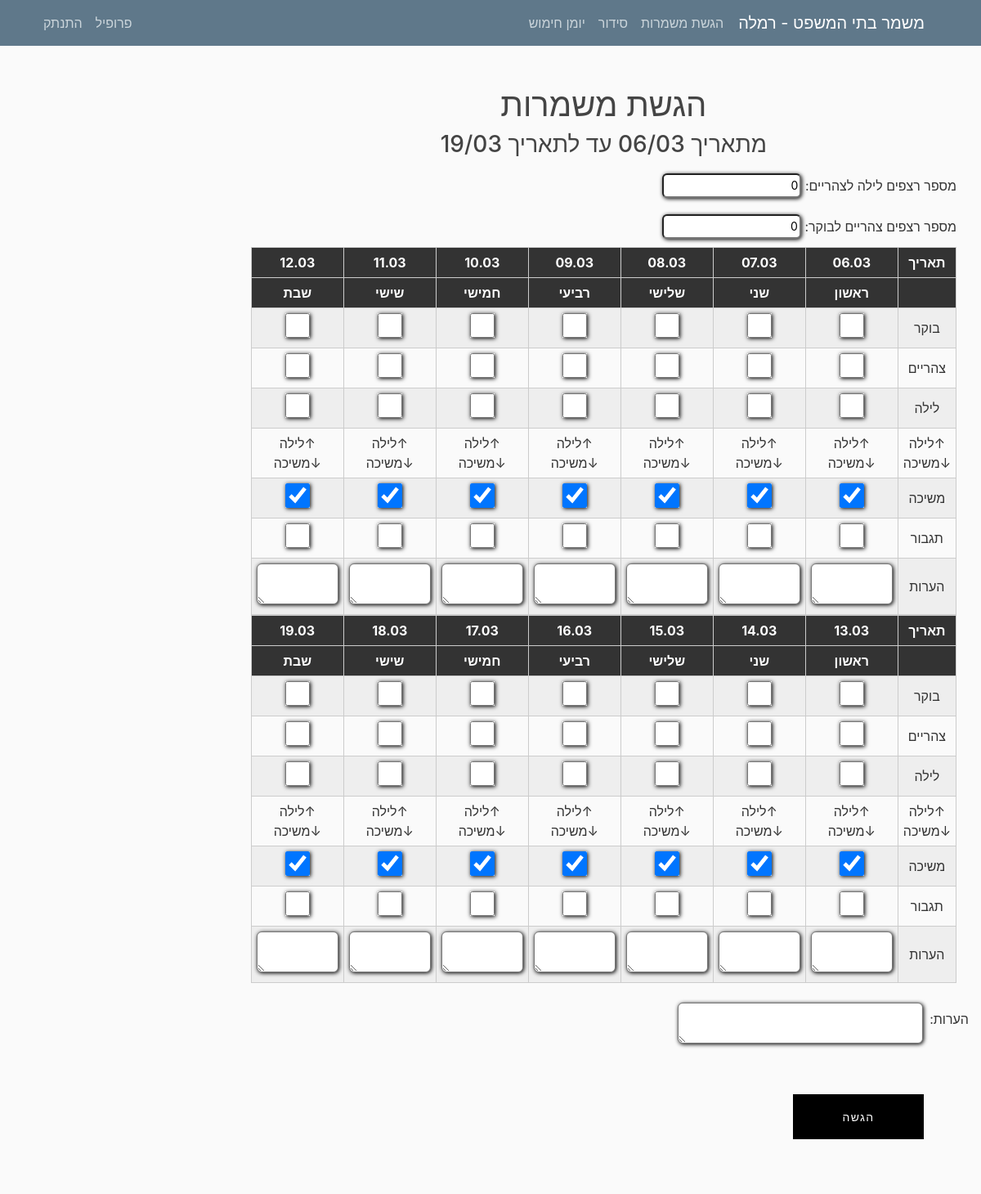
/serve/ (signed in), run on an earlier commit of the app's database.
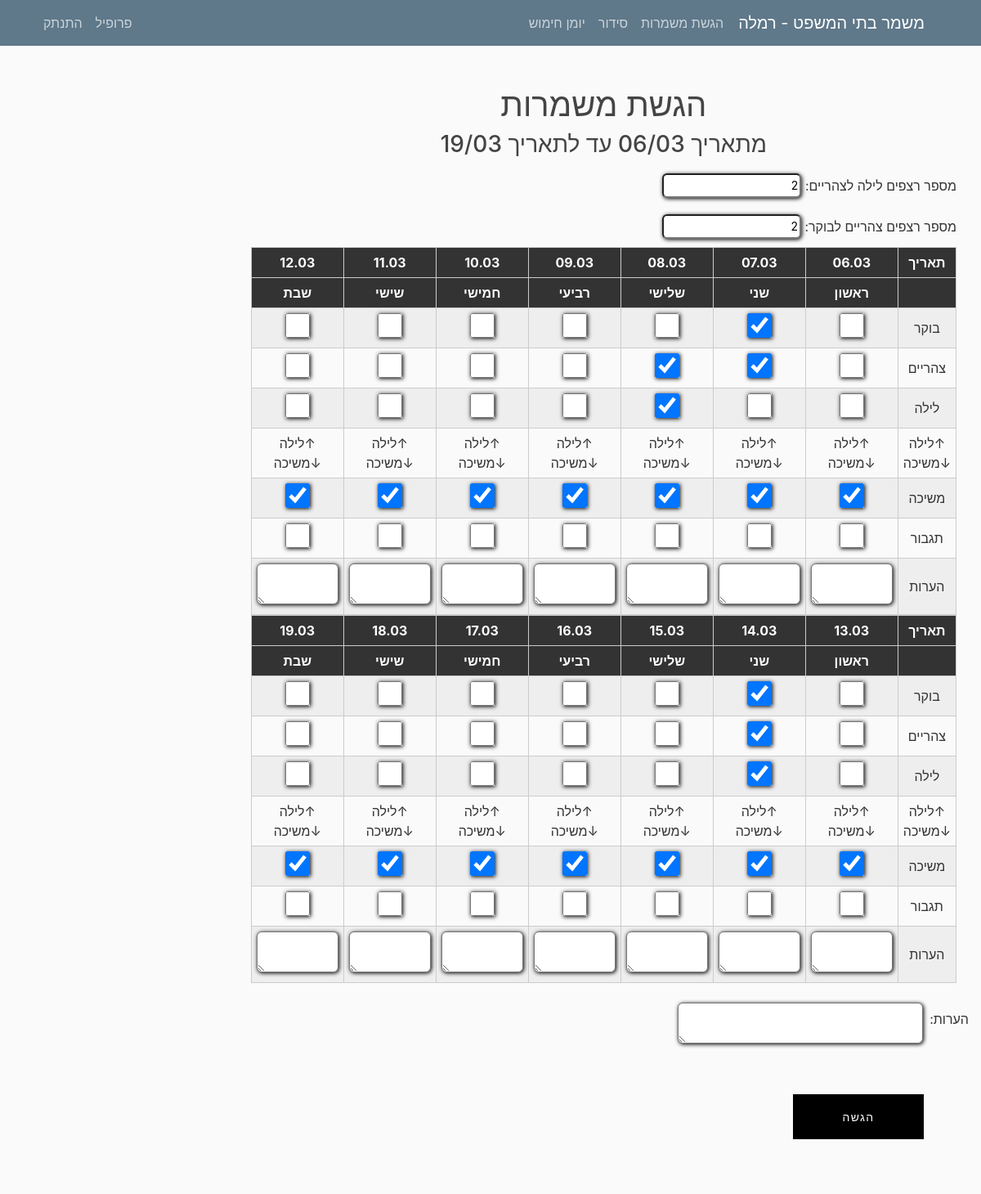
And on a later commit of the database.
### mishmar/models.py (models this page shows, shortened)
class Shift(models.Model):
    user = models.ForeignKey(User, on_delete=models.CASCADE)
    organization = models.ForeignKey(Organization1, on_delete=models.CASCADE, blank=True, null=True)
    notes = models.TextField(max_length=200, blank=True, verbose_name="הערות")
    seq_night = models.IntegerField(default=0, verbose_name="מ\"ס רצפים לילה לצהריים")
    seq_noon = models.IntegerField(default=0, verbose_name="מ\"ס רצפים צהריים לבוקר")
    weeks_data = JSONField()
    class Meta:
        verbose_name = "הגשה"
        verbose_name_plural = "הגשות"

### mishmar/views.py (the view)
# urls.py: path("serve/", views.shift_view, name="Serve"),
@login_required
def shift_view(request):
    organization = Organization.objects.order_by('-date')[0]
    notes_text = ""
    empty = False
    settings = Settings.objects.last()
    submitting = settings.submitting
    user_settings = USettings.objects.all().filter(user=request.user).first()
    days = []
    for x in range(organization.num_weeks * 7):
        days.append(Organization.objects.order_by('-date')[0].date + datetime.timedelta(days=x))
    events = Event.objects.all()
    for x in range(organization.num_weeks * 7):
        if len(events.filter(date2=days[x])) > 0:
            for ev in events.filter(date2=days[x]):
                if user_settings.nickname == ev.nickname:
                    message = f'לא לשכוח בתאריך {ev.date2} יש {ev.description}. אם יש שינוי להודיע!'
                    message = translate_text(message, request.user, "hebrew")
                    messages.info(request, message)
                elif ev.nickname == 'כולם':
                    message = f'לא לשכוח בתאריך {ev.date2} יש {ev.description}'
                    message = translate_text(message, request.user, "hebrew")
                    messages.info(request, message)
                elif ev.nickname == 'מנהלים' and isStaff(request.user):
                    message = f'לא לשכוח בתאריך {ev.date2} יש {ev.description}'
                    message = translate_text(message, request.user, "hebrew")
                    messages.info(request, message)
                elif ev.nickname == 'אחמשים' and is_manager(request.user):
                    message = f'לא לשכוח בתאריך {ev.date2} יש {ev.description}'
                    message = translate_text(message, request.user, "hebrew")
                    messages.info(request, message)
    if request.method == 'POST':
        if not already_submitted(request.user):
            shift = Shift()
            shift_data_temp = {}
            for i in range(organization.num_weeks):
                shift_data_temp[str(i)] = {}
                for j in range(1, 8):
                    shift_data_temp[str(i)][f'M{j}'] = False
                    shift_data_temp[str(i)][f'P{j}'] = True
                    shift_data_temp[str(i)][f'A{j}'] = False
                    shift_data_temp[str(i)][f'N{j}'] = False
                    shift_data_temp[str(i)][f'R{j}'] = False
                    shift_data_temp[str(i)][f'notes{j}'] = ""
            shift.weeks_data = shift_data_temp
        else:
            org = Organization.objects.order_by('-date')[0]
            shifts = Shift.objects.filter(organization=org)
            shift = shifts.filter(user=request.user).first()
            notes_text = str(shift.notes)
        shift.user = request.user
        shift.organization = Organization.objects.order_by('-date').first()
        notes_area = request.POST.get("notesArea")
        shift.notes = notes_area
        shift.seq_night = request.POST.get(f"seq_night", 0)
        shift.seq_noon = request.POST.get(f"seq_noon", 0)
        shift_data_temp = {}
        for i in range(organization.num_weeks):
            shift_data_temp[str(i)] = {}
            for j in range(1, 8):
                shift_data_temp[str(i)][f'M{j}'] = False
                shift_data_temp[str(i)][f'P{j}'] = True
                shift_data_temp[str(i)][f'A{j}'] = False
                shift_data_temp[str(i)][f'N{j}'] = False
                shift_data_temp[str(i)][f'R{j}'] = False
                shift_data_temp[str(i)][f'notes{j}'] = ""
        for i in range(organization.num_weeks):
            for j in range(1, 8):
                shift_data_temp[str(i)][f"M{j}"] = checkbox(request.POST.get(f"M{j}_{i}", False))
                shift_data_temp[str(i)][f"P{j}"] = checkbox(request.POST.get(f"P{j}_{i}", False))
                shift_data_temp[str(i)][f"A{j}"] = checkbox(request.POST.get(f"A{j}_{i}", False))
                shift_data_temp[str(i)][f"N{j}"] = checkbox(request.POST.get(f"N{j}_{i}", False))
                shift_data_temp[str(i)][f"R{j}"] = checkbox(request.POST.get(f"R{j}_{i}", False))
                shift_data_temp[str(i)][f"notes{j}"] = request.POST.get(f"notes{j}_{i}", False)
        if not already_submitted(request.user):
            messages.success(request, translate_text(f'משמרות הוגשו בהצלחה!', request.user, "hebrew"))
        else:
            messages.success(request, translate_text(f'משמרות עודכנו בהצלחה!', request.user, "hebrew"))
        shift.weeks_data = shift_data_temp
        shift.save()
        shift_data = shift.weeks_data
        return redirect("Home")
    else:
        if not submitting:
            shifts = Shift.objects.order_by('-organization__date')
            if len(shifts.filter(user=request.user, organization=organization).order_by('-organization__date')) > 0:
                shift = shifts.filter(user=request.user).order_by('-organization__date').first()
                shift_data = shift.weeks_data
                notes_text = str(shift.notes)
            else:
                empty = True
        elif not already_submitted(request.user):
            shift_data = {}
            shift = None
            for i in range(organization.num_weeks):
                shift_data[str(i)] = {}
                for j in range(1, 8):
                    shift_data[str(i)][f"M{j}"] = False
                    shift_data[str(i)][f"P{j}"] = True
                    shift_data[str(i)][f"A{j}"] = False
                    shift_data[str(i)][f"N{j}"] = False
                    shift_data[str(i)][f"R{j}"] = False
                    shift_data[str(i)][f"notes{j}"] = ""
            notes_text = ""
        else:
            shifts = Shift.objects.filter(organization=organization)
            shift = shifts.filter(user=request.user).first()
            shift_data = shift.weeks_data
            notes_text = str(shift.notes)
    if not empty:
        context = {
            "shift": shift,
            "shift_data": shift_data,
            "days": days,
            "submitting": submitting,
            "notes_text": notes_text,
            "empty": empty,
            "manager": False,
        }
    else:
        context = {
            "empty": empty,
            "manager": False,
        }
    return render(request, "mishmar/shifts.html", context)

### mishmar/views.py (called while the page is built)
def already_submitted(user):
    organization = Organization.objects.order_by('-date').first()
    shifts = Shift.objects.filter(organization=organization)
    if len(shifts) == 0:
        return False
    else:
        if len(shifts.filter(user=user)) == 0:
            return False
    return True

@register.filter
def get_served_week(served, week_num):
    return served[week_num]

@register.filter
def get_list_dict_served(served, shift):
    new_list = []
    for i in range(1, 8):
        new_list.append(served[f'{shift}{i}'])
    return new_list

@register.filter
def get_city(string):
    settings = Settings.objects.all().first()
    return settings.city

@register.filter
def isStaff(user):
    return user.groups.filter(name='staff').exists()

@register.filter
def getmonth(month):
    letter = month.lower()[0]
    if (letter >= 'a' and letter <= 'z'):
        return month
    else:
        months_he = ["ינו", "פבר", "מרץ", "אפר", "מאי", "יונ", "יול", "אוג", "ספט", "אוק", "נוב", "דצמ"]
        months = ["jan", "feb", "mar", "apr", "may", "jun", "jul", "aug", "sep", "oct", "nov", "dec"]
        return months[months_he.index(month)]

### mishmar/templates/mishmar/shifts.html (shortened to what this page needs)
{% extends "mishmar/base.html" %}
{% load crispy_forms_filters %}
{% load crispy_forms_tags %}
{% block content %}
{% if request.user.username != 'metagber' %}
    {% if empty %}
        <h1>לא הגשת משמרות עדיין וכבר לא ניתן השבוע</h1>
    {% elif not submitting %}
        <h3>לא ניתן להגיש/לשנות משמרות כבר</h3>
        <h5>מתאריך {{ days|first|date:"d/m" }} עד לתאריך {{ days|last|date:"d/m" }} הגשה אחרונה: </h5>
        {% block view_form %}
    {% include "mishmar/ShiftView.html" %}
{% endblock %}
    {% else %}
    <h1>הגשת משמרות</h1>
<h3>מתאריך {{ days|first|date:"d/m" }} עד לתאריך {{ days|last|date:"d/m" }}</h3>
        <form method="POST">
        <fieldset class="form-group">
    {% block form %}
    {% include "mishmar/ShiftView.html" %}
{% endblock %}
            </fieldset>
            <div class="form-group">
            <div class="con buttons">
      <button class="but effect01" type="submit"><span>הגשה</span></button>
    </div>
     </div>
        </form>
    {% endif %}
    {% endif %}
{% endblock content %}

### mishmar/templates/mishmar/ShiftView.html (shortened to what the changed rows need)
<div style="padding:10px 0">
    {% if submitting %}
    <a>מספר רצפים לילה לצהריים: </a><input required type="number" min="0" {% if shift != None %} value="{{ shift.seq_night }}" {% else %} value="0" {% endif %} name="seq_night" id="id_seq_night">
    {% else %}
        <a>מספר רצפים לילה לצהריים: </a><input required type="number" min="0" {% if shift != None %} value="{{ shift.seq_night }}" {% else %} value="0" {% endif %} name="seq_night" id="id_seq_night" disabled>
    {% endif %}
</div>
<div style="padding:10px 0">
    {% if submitting %}
    <a>מספר רצפים צהריים לבוקר: </a><input required type="number" min="0" {% if shift != None %} value="{{ shift.seq_noon }}" {% else %} value="0" {% endif %} name="seq_noon" id="id_seq_noon">
    {% else %}
    <a>מספר רצפים צהריים לבוקר: </a><input required type="number" min="0" {% if shift != None %} value="{{ shift.seq_noon }}" {% else %} value="0" {% endif %} name="seq_noon" id="id_seq_noon" disabled>
    {% endif %}
</div>
{% for week in shift_data %}
<table class="responsive-table-input-matrix" style="align-items: center">
		<thead>
		<tr>
			<th>תאריך</th>
			{% for day in days|clip_days:forloop.counter0 %}
                <th>{{ day|date:"d.m" }}</th>
                {% endfor %}
		</tr>
		<tr>
			<th></th>
			<th>ראשון</th>
			<th>שני</th>
			<th>שלישי</th>
			<th>רביעי</th>
			<th>חמישי</th>
			<th>שישי</th>
			<th>שבת</th>
		</tr>
		</thead>
		<tbody>
		<tr style="align-content: end">
			<td>בוקר</td>
        {% for field in shift_data|get_served_week:week|get_list_dict_served:"M" %}
			<td><input type="checkbox" {% if not submitting %} disabled {% endif %} {% if field|default_if_none:False == True %} checked {% endif %} name="M{{ forloop.counter }}_{{ forloop.parentloop.counter0 }}"></td>
            {% endfor %}
		</tr>
		<tr>
			<td>צהריים</td>
            {% for field in shift_data|get_served_week:week|get_list_dict_served:"A" %}
            <td><input type="checkbox" {% if not submitting %} disabled {% endif %} {% if field|default_if_none:False == True %} checked {% endif %} name="A{{ forloop.counter }}_{{ forloop.parentloop.counter0 }}"></td>
            {% endfor %}
		</tr>
		<tr>
		<td>לילה</td>
        {% for field in shift_data|get_served_week:week|get_list_dict_served:"N" %}
        <td><input type="checkbox" {% if not submitting %} disabled {% endif %} {% if field|default_if_none:False == True %} checked {% endif %} name="N{{ forloop.counter }}_{{ forloop.parentloop.counter0 }}"></td>
        {% endfor %}
		</tr>
        <tr>
		<td>↑לילה<br>↓משיכה</td>
			<td>↑לילה<br>↓משיכה</td>
			<td>↑לילה<br>↓משיכה</td>
            <td>↑לילה<br>↓משיכה</td>
            <td>↑לילה<br>↓משיכה</td>
            <td>↑לילה<br>↓משיכה</td>
            <td>↑לילה<br>↓משיכה</td>
            <td>↑לילה<br>↓משיכה</td>
		</tr>
        <tr>
			<td>משיכה</td>
            {% for field in shift_data|get_served_week:week|get_list_dict_served:"P" %}
            <td><input type="checkbox" {% if not submitting %} disabled {% endif %} {% if field|default_if_none:False == True %} checked {% endif %} name="P{{ forloop.counter }}_{{ forloop.parentloop.counter0 }}"></td>
            {% endfor %}
		</tr>
        <tr>
			<td>תגבור</td>
            {% for field in shift_data|get_served_week:week|get_list_dict_served:"R" %}
            <td><input type="checkbox" {% if not submitting %} disabled {% endif %} {% if field|default_if_none:False == True %} checked {% endif %} name="R{{ forloop.counter }}_{{ forloop.parentloop.counter0 }}"></td>
            {% endfor %}
		</tr>
		<tr>
			<td>הערות</td>
            {% for field in shift_data|get_served_week:week|get_list_dict_served:"notes" %}
                <td><textarea name="notes{{ forloop.counter }}_{{ forloop.parentloop.counter0 }}" {% if not submitting %} disabled {% endif %} >{{ field|default_if_none:"" }}</textarea></td>
            {% endfor %}
		</tr>
		</tbody>
	</table>
{% endfor %}

What changed in the data, as far as the page shows it:
added Shift: seq_night "2", seq_noon "2"
Also different on the page:
form field if: "☐" → "☑"
form field seq_night: "0" → (not shown)
form field seq_noon: "0" → (not shown)
